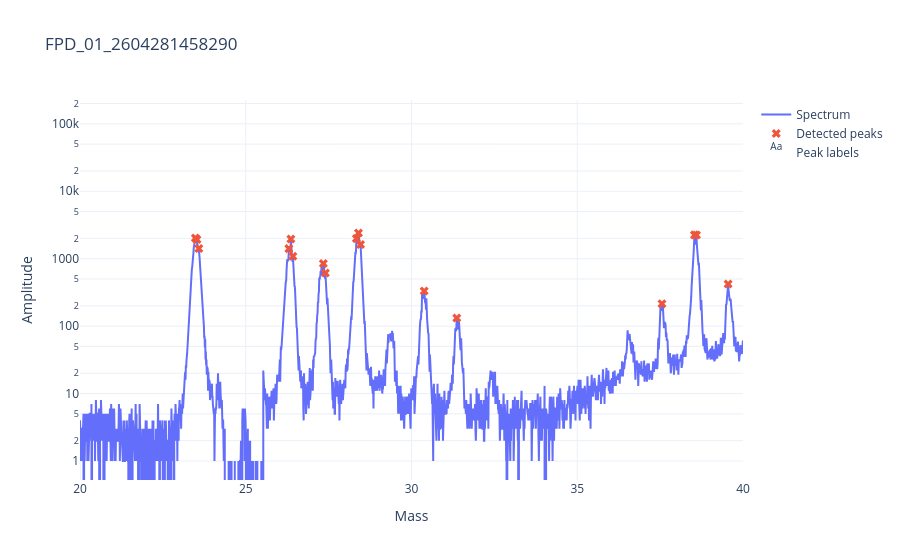

Write notebook code for a chart like this one.
### Code cell
from pymagsims.isotopes import load_builtin_isotopes

isotopes = load_builtin_isotopes()

fig, assignments = spec.plot_with_peaks_interactive(
    isotope_table=isotopes,
    prominence=100,
    tolerance=0.2,
    xlim=(20, 40),
    log_y=True,
)

fig
